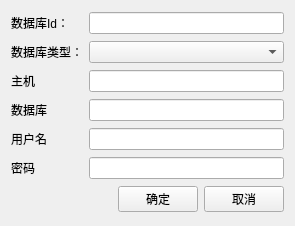
<?xml version="1.0" encoding="UTF-8"?>
<ui version="4.0">
 <class>NewDataBase</class>
 <widget class="QWidget" name="NewDataBase">
  <property name="geometry">
   <rect>
    <x>0</x>
    <y>0</y>
    <width>295</width>
    <height>226</height>
   </rect>
  </property>
  <property name="windowTitle">
   <string>Form</string>
  </property>
  <layout class="QGridLayout" name="gridLayout">
   <item row="6" column="1">
    <spacer name="horizontalSpacer">
     <property name="orientation">
      <enum>Qt::Horizontal</enum>
     </property>
     <property name="sizeHint" stdset="0">
      <size>
       <width>40</width>
       <height>20</height>
      </size>
     </property>
    </spacer>
   </item>
   <item row="1" column="1" colspan="3">
    <widget class="QComboBox" name="comboBoxDataBaseType"/>
   </item>
   <item row="1" column="0">
    <widget class="QLabel" name="label">
     <property name="text">
      <string>数据库类型：</string>
     </property>
    </widget>
   </item>
   <item row="2" column="0">
    <widget class="QLabel" name="label_2">
     <property name="text">
      <string>主机</string>
     </property>
    </widget>
   </item>
   <item row="6" column="2">
    <widget class="QPushButton" name="pushButtonOk">
     <property name="sizePolicy">
      <sizepolicy hsizetype="Fixed" vsizetype="Fixed">
       <horstretch>0</horstretch>
       <verstretch>0</verstretch>
      </sizepolicy>
     </property>
     <property name="text">
      <string>确定</string>
     </property>
    </widget>
   </item>
   <item row="3" column="0">
    <widget class="QLabel" name="label_3">
     <property name="text">
      <string>数据库</string>
     </property>
    </widget>
   </item>
   <item row="4" column="0">
    <widget class="QLabel" name="label_4">
     <property name="text">
      <string>用户名</string>
     </property>
    </widget>
   </item>
   <item row="5" column="0">
    <widget class="QLabel" name="label_5">
     <property name="text">
      <string>密码</string>
     </property>
    </widget>
   </item>
   <item row="2" column="1" colspan="3">
    <widget class="QLineEdit" name="lineEditHostName"/>
   </item>
   <item row="3" column="1" colspan="3">
    <widget class="QLineEdit" name="lineEditDatabaseName"/>
   </item>
   <item row="5" column="1" colspan="3">
    <widget class="QLineEdit" name="lineEditPasswd"/>
   </item>
   <item row="4" column="1" colspan="3">
    <widget class="QLineEdit" name="lineEditUserName"/>
   </item>
   <item row="6" column="3">
    <widget class="QPushButton" name="pushButtonCancle">
     <property name="sizePolicy">
      <sizepolicy hsizetype="Fixed" vsizetype="Fixed">
       <horstretch>0</horstretch>
       <verstretch>0</verstretch>
      </sizepolicy>
     </property>
     <property name="text">
      <string>取消</string>
     </property>
    </widget>
   </item>
   <item row="0" column="0">
    <widget class="QLabel" name="label_6">
     <property name="text">
      <string>数据库Id：</string>
     </property>
    </widget>
   </item>
   <item row="0" column="1" colspan="3">
    <widget class="QLineEdit" name="lineEditDBexplain"/>
   </item>
  </layout>
 </widget>
 <resources/>
 <connections/>
</ui>
